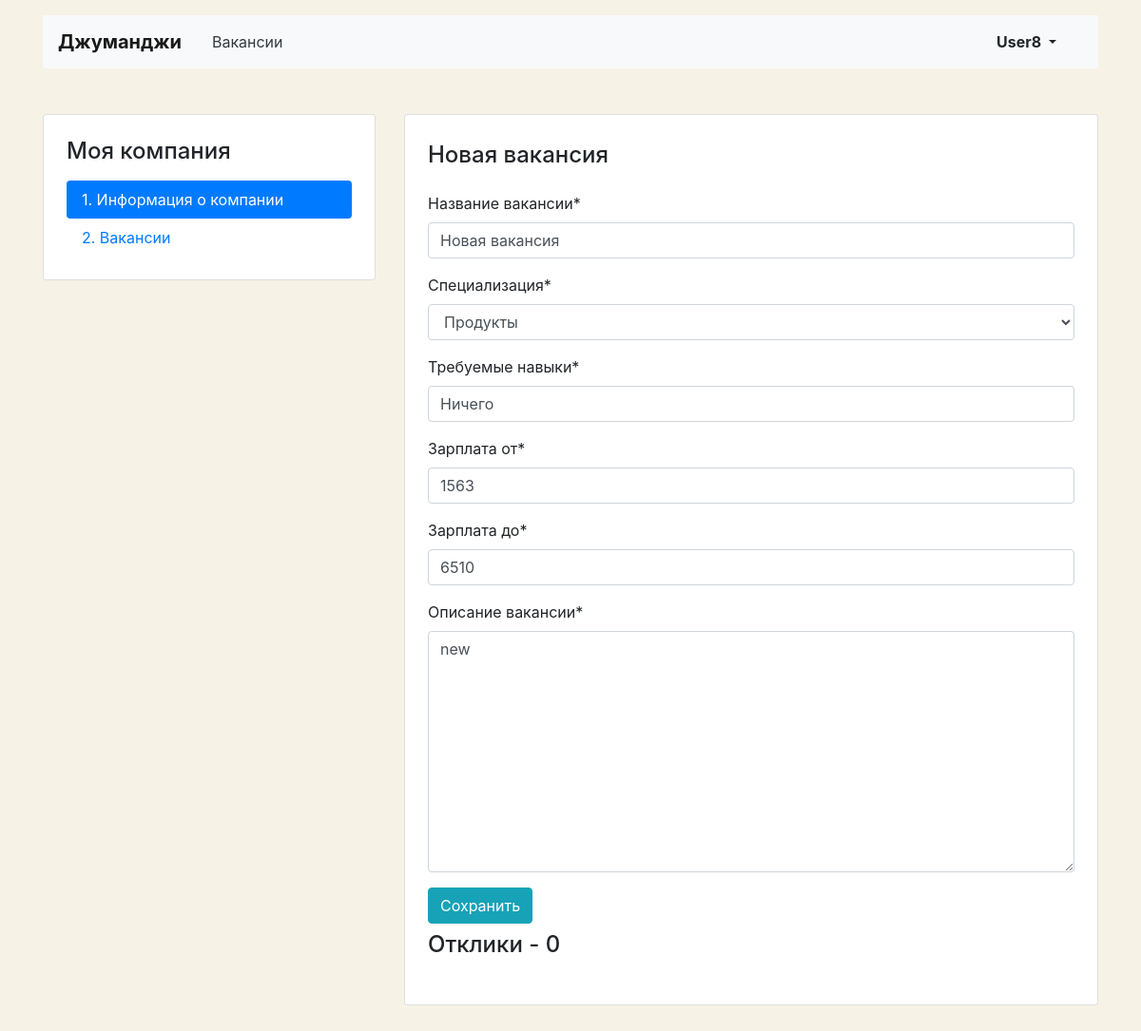
/mycompany/vacancies/12 (signed in), run on the app's committed database.
### vacancy/models.py (models this page shows, shortened)
class Vacancy(models.Model):
    title = models.CharField(max_length=120)
    specialty = models.ForeignKey(Specialty, on_delete=models.CASCADE, related_name='vacancies')
    company = models.ForeignKey(Company, on_delete=models.CASCADE, related_name='vacancies')
    skills = models.CharField(max_length=120)
    description = models.TextField()
    salary_min = models.IntegerField()
    salary_max = models.IntegerField()
    published_at = models.DateField()

class Specialty(models.Model):
    code = models.CharField(max_length=20)
    title = models.CharField(max_length=120)
    picture = models.ImageField(upload_to=MEDIA_SPECIALITY_IMAGE_DIR)
    def __str__(self):
        return f'{self.title}'

### vacancy/views.py (the view, shortened to what this page needs)
# urls.py: path('mycompany/vacancies/<int:vacancy_pk>', MyVacancyView.as_view(), name='my_vacancy'),
class MyVacancyView(LoginRequiredMixin, View):
    def get(self, request, vacancy_pk):
        company = Company.objects.filter(owner=request.user.id).first()
        if company:
            vacancy = get_object_or_404(Vacancy, company__owner=request.user.id, id=vacancy_pk)
            count_application = Application.objects.filter(vacancy=vacancy_pk).count()
            applications = Application.objects.filter(vacancy=vacancy_pk)
            return render(request, 'my_vacancy.html', context={
                'form': MyVacanciesForm(instance=vacancy),
                'vacancy_pk': vacancy_pk,
                'count_application': count_application,
                'applications': applications,
                'vacancy': vacancy,
            })
        return redirect('company_lets_start')

### vacancy/forms.py
class MyVacanciesForm(forms.ModelForm):
    class Meta:
        model = Vacancy
        fields = ('title', 'specialty', 'skills', 'salary_min', 'salary_max', 'description')
        labels = {
            'title': 'Название вакансии',
            'specialty':  'Специализация',
            'skills': 'Требуемые навыки',
            'salary_min': 'Зарплата от',
            'salary_max': 'Зарплата до',
            'description': 'Описание вакансии',
        }

### vacancy/templates/my_vacancy.html (shortened to what this page needs)
{% extends 'base.html' %}
{% block container %}
  <main class="container mt-3 pb-5">
    <div class="row mt-5">
      <div class="col-12 col-lg-4">
        <aside class="pt-3 pb-4 px-4 mb-5 card">
          <h1 class="h4 pt-2 pb-2">Моя компания</h1>
          <div class="nav flex-column nav-pills">
            <a class="nav-link active" href="{% url 'my_company' %}">1. Информация о&nbsp;компании</a>
            <a class="nav-link" href="{% url 'my_vacancies' %}">2. Вакансии</a>
          </div>
        </aside>
      </div>
      <div class="col-12 col-lg-8">
        <div class="card">
          <div class="card-body px-4 pb-4 tab-content">
            <section>
              <h2 class="h4 pt-2 pb-3">{{vacancy.title}}</h2>
                {% load crispy_forms_tags %}
                <form method="post">{% csrf_token %}
                    {{ form|crispy }}
                    <button type="submit" class="btn btn-info">Сохранить</button>
                </form>
              <h2 class="h4 pt-2 pb-3">Отклики - {{count_application}}</h2>
            </section>
          </div>
        </div>
      </div>
    </div>
  </main>
{% endblock %}

### vacancy/templates/base.html (shortened to what this page needs)
<!DOCTYPE html>
<html lang="ru">
<head>
  <link rel="stylesheet" href="https://stackpath.bootstrapcdn.com/bootstrap/4.3.1/css/bootstrap.min.css">
</head>
<body>
  <header class="container mt-3">
    <nav class="navbar navbar-expand-lg navbar-light bg-light">
      <a class="navbar-brand mr-4 font-weight-bold" href="{% url 'main' %}">Джуманджи</a>
      <div class="collapse navbar-collapse justify-content-between" id="navbarNav">
        <ul class="navbar-nav col-10">
          <li class="nav-item">
            <a class="nav-link text-dark" href="{% url 'vacancies' %}">Вакансии</a>
          </li>
        </ul>
        <ul class="navbar-nav col-2 justify-content-end">
          <li class="nav-item active">
            {% if user.is_authenticated %}
            <div class="btn-group">
              <button type="button" class="btn dropdown-toggle font-weight-bold" data-toggle="dropdown" aria-haspopup="true" aria-expanded="false">
                {{request.user}}
              </button>
              {% else %}
              <a class="nav-link" href="{% url 'login' %}" class="nav-link font-weight-bold">Вход</a>
              {% endif %}
            </div>
          </li>
        </ul>
      </div>
    </nav>
  </header>
  {% block container %} {% endblock %}
</body>
</html>

### vacancy/templates/my_vacancy.html (style rules this page uses)
body { background-color: #F6F2E6; }

### data on the page
Vacancy: title "Новая вакансия", specialty "Продукты", skills "Ничего", salary_min "1563", salary_max "6510", description "new"

### other printed values
{{ request.user }} "User8"
{{ count_application }} "0"
